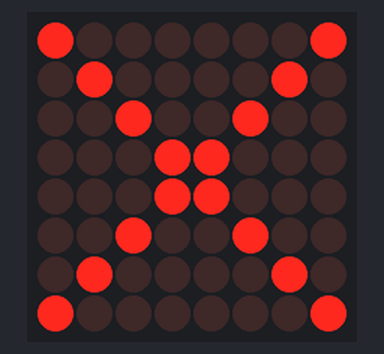
A sketch run on a simulated Arduino Uno, built with avr-gcc and run on an emulated ATmega328P. Parts: 8×8 LED matrix.

Above: at 0.01 s.
At 4.59 s:
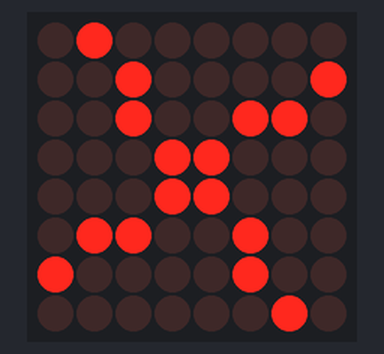
At 9.43 s:
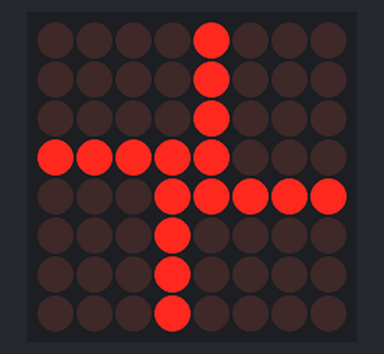
At 18.47 s:
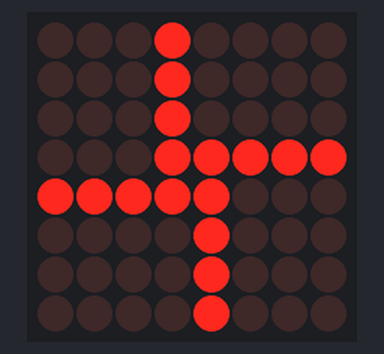
At 37.2 s:
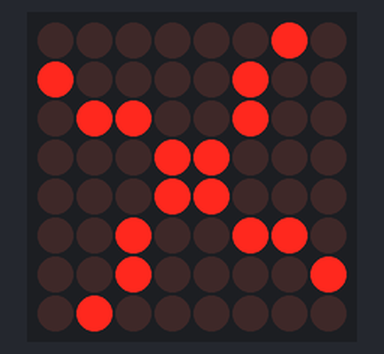

The sketch:

lesson15_dotmatrixmodule.ino
```cpp
#include "LedControl.h"

#define DIN_PIN 12
#define CS_PIN  11
#define CLK_PIN 10
#define ATTACHED_DEVICES 1

#define DEVICE_ID 0

#define NORMAL_OP false

LedControl lc = LedControl(DIN_PIN, CLK_PIN, CS_PIN, ATTACHED_DEVICES);

void setup() {
    lc.shutdown(DEVICE_ID, NORMAL_OP);
    lc.setIntensity(DEVICE_ID, 5);
    lc.clearDisplay(DEVICE_ID);
}

void loop() {
    animatePinwheel();
}

void animatePinwheel() {
    byte states = 5;
    byte rows = 8;
    byte ledRows[states][rows] = {
        { 0b10000001, 0b01000010, 0b00100100, 0b00011000,
          0b00011000, 0b00100100, 0b01000010, 0b10000001 },
        { 0b01000000, 0b00100001, 0b00100110, 0b00011000,
          0b00011000, 0b01100100, 0b10000100, 0b00000010 },
        { 0b00010000, 0b00010000, 0b00010000, 0b00011111,
          0b11111000, 0b00001000, 0b00001000, 0b00001000 },
        { 0b00001000, 0b00001000, 0b00001000, 0b11111000,
          0b00011111, 0b00010000, 0b00010000, 0b00010000 },
        { 0b00000010, 0b10000100, 0b01100100, 0b00011000,
          0b00011000, 0b00100110, 0b00100001, 0b01000000 }
    };

    for(int state = 0; state < states; state++) {
        for(int row = 0; row < rows; row++) {
            lc.setRow(DEVICE_ID, row, ledRows[state][row]);
        }

        delay(40);
    }
}
```
